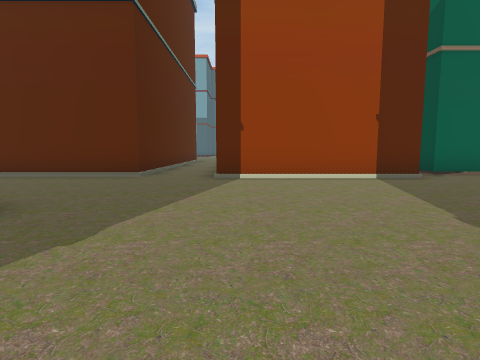
[1] (above)

21 first-person views from a walk through a Unity game level. The camera is 1.3 m above the floor, tilts 6° down and sees 80° across. The floor is counted in squares, 2 m on a side. Each view is taken from the middle of a square. On the plan, view 1 faces up. The plan holds only what a view shows up to about 9 squares ahead; the rest is blank. The place goes on beyond the plan. The player is left out. Some surface patterns are stand-ins.

[2]
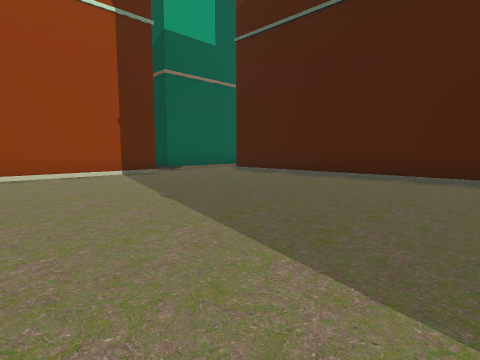

[3]
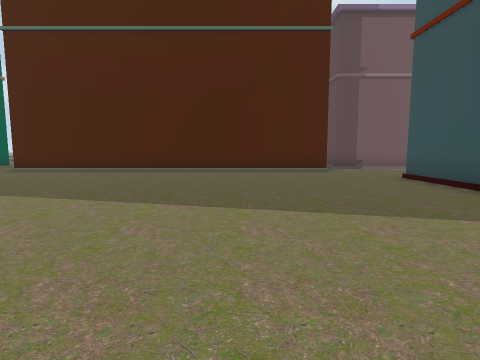

[4]
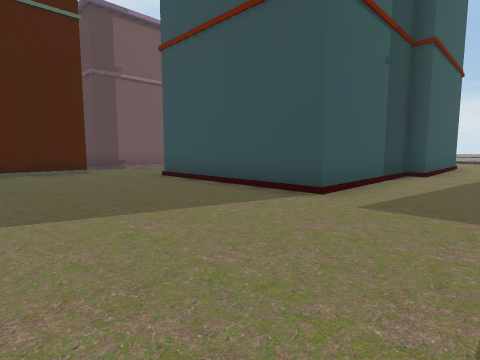

[5]
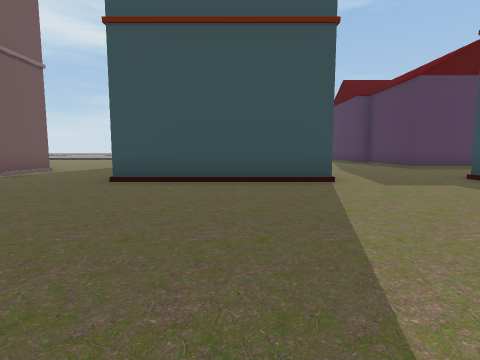

[6]
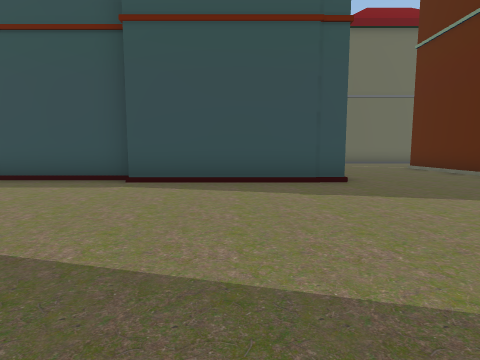

[7]
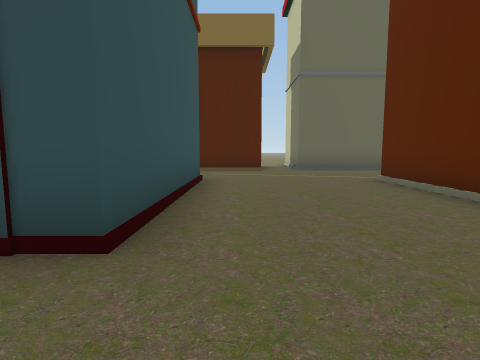

[8]
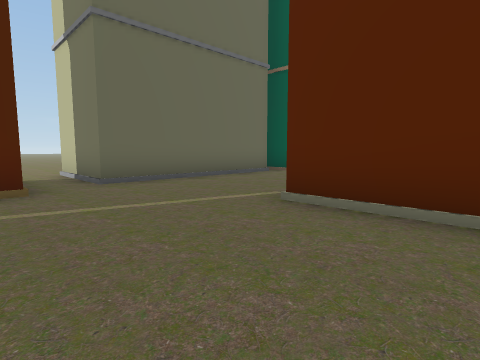

[9]
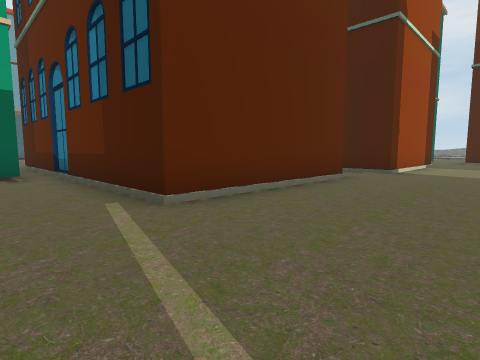

[10]
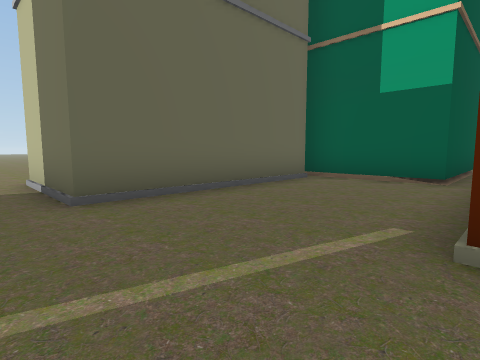

[11]
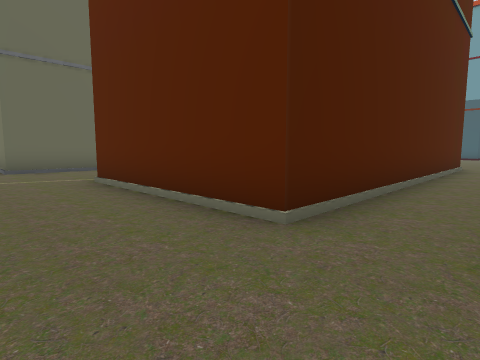

[12]
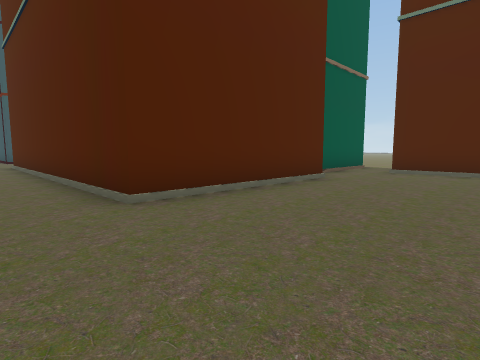

[13]
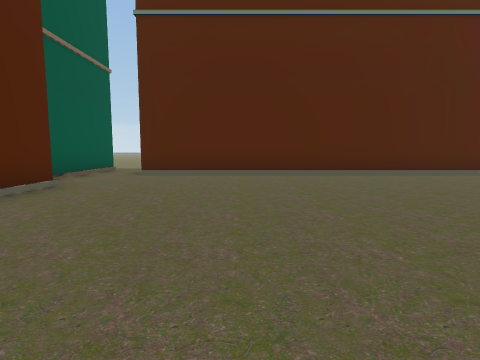

[14]
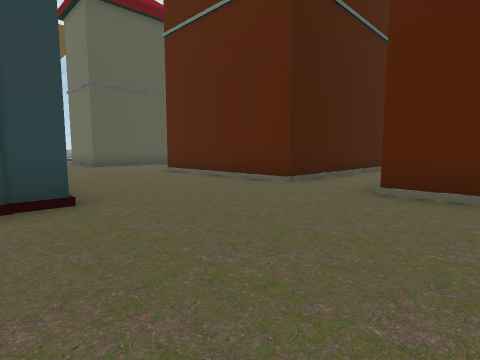

[15]
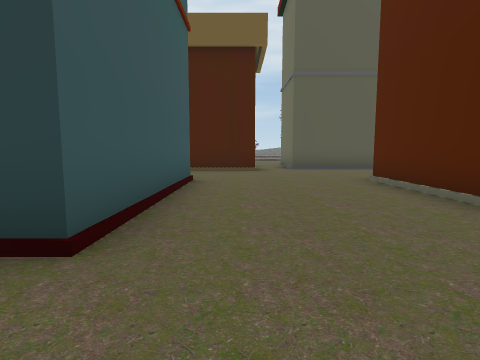

[16]
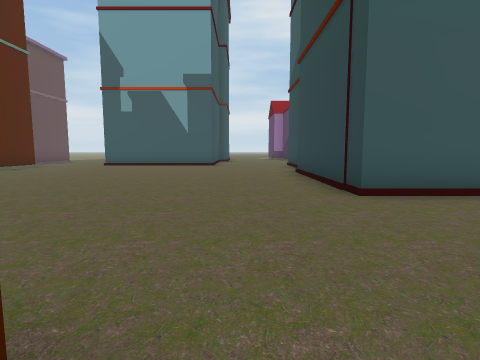

[17]
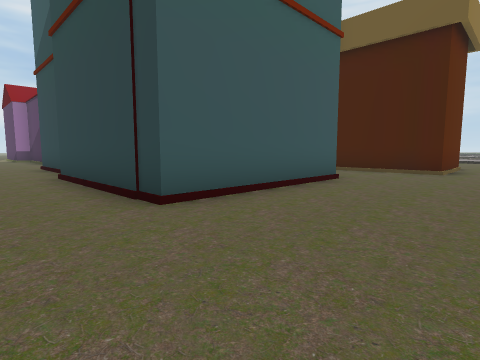

[18]
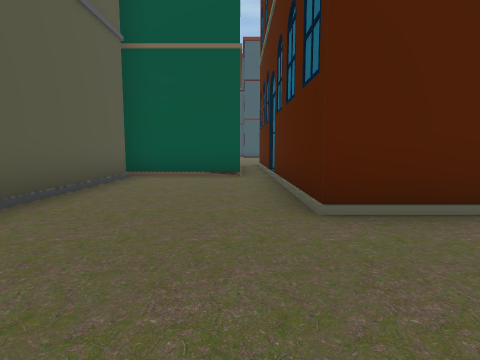

[19]
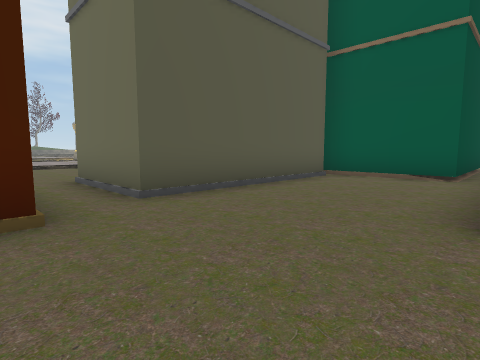

[20]
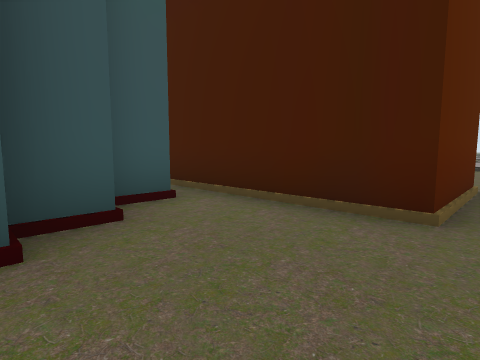

[21]
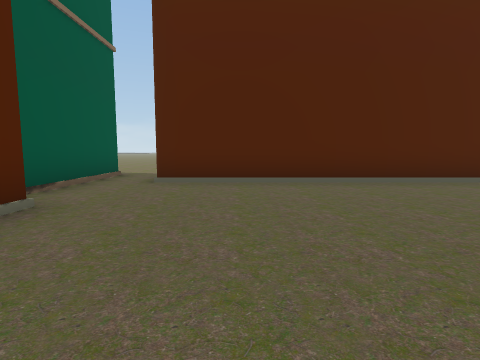

### Floor plan
Key: @ floor where view 1 was taken; # wall or solid block; . floor; B building.
Columns run from 15 left of view 1 to 13 right of it. Each row starts with its distance up from view 1.
 25      #.........#
 24      #.........#
 23      #.........#      #
 22      #.........#   ####
 21      #.........#   #B.#
 20      #.........#####..##
 19      #................B## ...
 18      #.......................
 17    ....................##B...
 16    .##BB#####..#####...#
 15        B#   #..#   #...#
 14        B#   #..#   #...#
 13        B#   #..    #...#
 12     ##BB#   #..    #BB##
 11     #...#   #.     #B
 10     #...#   #..    #B
  9     #...#   #..     B
  8     #...#  ##..#    B
  7     #...####B..####B..
  6 ..B##.................#
  5 ......................#
  4      #................#
  3      #..B####.........#
  2             #.........#
  1             #.........#
  0             #..@......#
 -1             #.........#
 -2             #.........#
 -3             #.........#
 -4             #..........
 -5             #..#####...
 -6            ....#    ...#
 -7            ....#     ..#
 -8            ....#     ..#
 -9               .#
-10               .#
-11               .#

Where each view was taken, in squares from view 1:
view 1: 0 up, 0 right, facing up
view 2: 1 down, 0 right, facing up-right
view 3: 1 down, 2 left, facing right
view 4: 1 down, 2 left, facing down-right
view 5: 1 up, 2 right, facing down
view 6: 1 up, 3 right, facing left
view 7: 4 up, 1 left, facing left
view 8: 4 up, 5 left, facing up-left
view 9: 4 up, 9 left, facing up-right
view 10: 5 up, 7 left, facing up-left
view 11: 5 up, 1 left, facing up-left
view 12: 20 up, 1 left, facing down-left
view 13: 20 up, 2 left, facing left
view 14: 21 up, 4 left, facing down-right
view 15: 19 up, 2 left, facing right
view 16: 16 up, 2 left, facing up
view 17: 17 up, 2 left, facing up-right
view 18: 19 up, 5 right, facing down
view 19: 19 up, 4 right, facing down-right
view 20: 18 up, 4 right, facing up-right
view 21: 19 up, 4 left, facing left
